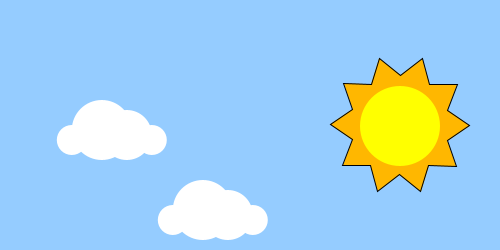
Frame 1 (no input)
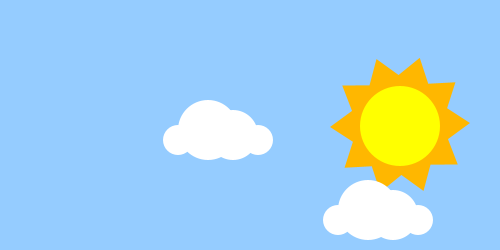
Frame 60 (the mouse pressed at the canvas centre just before this capture)
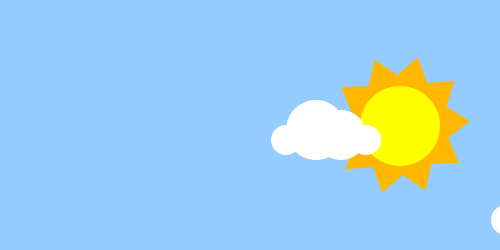
Frame 120 (the mouse held since frame 60 and released just before this capture)

The Processing sketch that drew these frames (run headless with seeded random() and noise(); from frame 60 on, the mouse is pressed at the canvas centre):

// Processing sketch: processing_156148
// ── processing_156148.pde

int cloudX;
int cloudX2;
color sun = #ffb22e;
color inside = #FFB700;
float x,y;
float dim = 80.0;


void setup() {
  size(500, 250);
  cloudX = 0;
  cloudX2 = 0;
}

void draw() {
  background(149, 204, 255);
  cloudX = cloudX +1;
  cloudX2 = cloudX2 +2;

  //pushMatrix();
  //translate(width*0.2, height*0.5);
  //rotate(frameCount / 200.0);
  //star(0, 0, 5, 70, 3); 
  //popMatrix();

  //pushMatrix();
  //translate(width*0.5, height*0.5);
  //rotate(frameCount / 50.0);
  //star(0, 0, 80, 100, 40); 
  //popMatrix();

  pushMatrix();
  translate(width*0.8, height*0.5);
  rotate(frameCount / 100.0);
  star(0, 0, 50, 70, 10); 
  noStroke();
  fill(255, 255, 0);
  popMatrix();

//yellow sun interior
  ellipse(400, 126, 80, 80);
  fill(sun);

  x = x + 0.8;

  if (x > width + dim){
    x = -dim;
  }
  
  translate(x, dim);
  
  //cloud
  fill(255, 255, 255);
  noStroke();
  ellipse(100+cloudX, 50, 60, 60);

  fill(255, 255, 255);
  noStroke();
  ellipse(125+cloudX, 55, 50, 50);

  fill(255, 255, 255);
  noStroke();
  ellipse(150+cloudX, 60, 30, 30);

  fill(255, 255, 255);
  noStroke();
  ellipse(70+cloudX, 60, 30, 30);

  //cloud2
  fill(255, 255, 255);
  noStroke();
  ellipse(200+cloudX2, 130, 60, 60);

  fill(255, 255, 255);
  noStroke();
  ellipse(225+cloudX2, 135, 50, 50);

  fill(255, 255, 255);
  noStroke();
  ellipse(250+cloudX2, 140, 30, 30);

  fill(255, 255, 255);
  noStroke();
  ellipse(170+cloudX2, 140, 30, 30);
}

void star(float x, float y, float radius1, float radius2, int npoints) {


  float angle = TWO_PI / npoints;
  float halfAngle = angle/2.0;
  beginShape();
  for (float a = 0; a < TWO_PI; a += angle) {
    float sx = x + cos(a) * radius2;
    float sy = y + sin(a) * radius2;
    vertex(sx, sy);
    sx = x + cos(a+halfAngle) * radius1;
    sy = y + sin(a+halfAngle) * radius1;
    vertex(sx, sy);

    fill(inside);
  }

  endShape(CLOSE);
}
